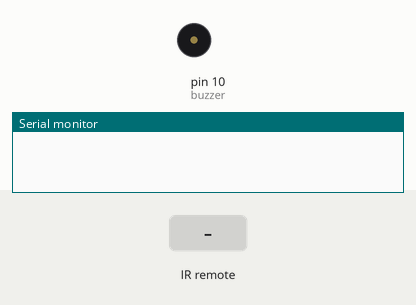
This sketch was run on a simulated Arduino Uno, built with avr-gcc and run on an emulated ATmega328P. On the bench: buzzer (waves = sounding, pin HIGH), the last lines printed to the serial monitor. The inputs (shaded band) are chosen by the test bench.

Above: at 1.2 s.
1.3 s: infrared code 0x1FE48B7 received
At 1.4 s:
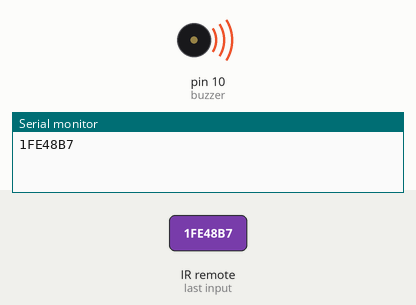
3.0 s: infrared code 0x1FE50AF received
At 4.1 s:
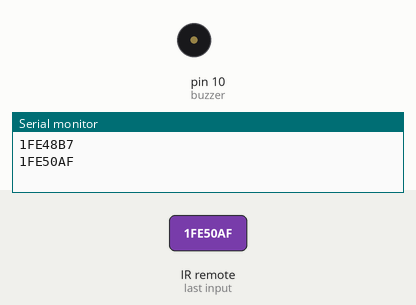
4.5 s: infrared code 0x1FED827 received
At 4.6 s:
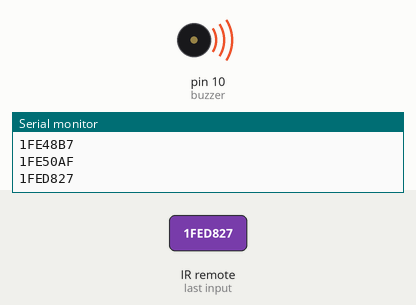
Timing chart, 0 to 7.5 s (numbered marks = the images above; inputs shaded):
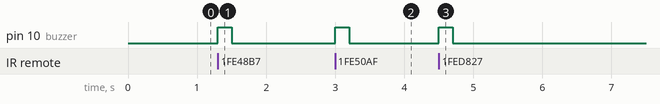

Measured:
- after the input at 1.3 s, pin 10 (buzzer): LOW → HIGH at once, → LOW 0.20 s later
- after the input at 3.0 s, pin 10 (buzzer): LOW → HIGH at once, → LOW 0.20 s later
- after the input at 4.5 s, pin 10 (buzzer): LOW → HIGH at once, → LOW 0.20 s later

The sketch:

irresiver.ino
```cpp
/*    -------------------------------------------------
      +===============================================+
      |  ARDUINO IR-REMOTE HOME AUTOMATION MK1v1      |
      |               (OPENSOURCE)                    |
      |mail me: applemindinventions@gmail.com         |
      +===============================================+
      -------------------------------------------------

*/
#include <IRremote.h>

int RECV_PIN = 12;    //tsop1738 output pin connected to D8
#define buzzer 10  //buzzer conected pin 12

int a = 1;
int b = 1;
int c = 1;
int d = 1;


IRrecv irrecv(RECV_PIN);

decode_results results;

void setup()
{

  pinMode(buzzer, OUTPUT);
  digitalWrite(buzzer, LOW);
  digitalWrite(buzzer, LOW);
  digitalWrite(6, LOW);
  digitalWrite(5, LOW);
  digitalWrite(4, LOW);
  digitalWrite(3, LOW);
  Serial.begin(9600);

  irrecv.enableIRIn();
}

void loop()
{
  if (irrecv.decode(&results))
  {
    Serial.println(results.value, HEX);

    {
      if (results.value == 0x1FE48B7) // paste your hex code

      {
        a++;
        int x = a % 2;
        digitalWrite(7, x);
        digitalWrite(buzzer, HIGH);
        delay(200);
        digitalWrite(buzzer, LOW);
      }
      else if (results.value == 0x1FE50AF) //paste your hex code
      {

        b++;
        int x = b % 2;
        digitalWrite(6, x);
        digitalWrite(buzzer, HIGH);
        delay(200);
        digitalWrite(buzzer, LOW);
      }
      else if (results.value == 0x1FED827) //paste your hex code
      {
        c++;
        int x = c % 2;
        digitalWrite(5, x);
        digitalWrite(buzzer, HIGH);
        delay(200);
        digitalWrite(buzzer, LOW);
      }
      else if (results.value == 0x1FEF807) ///paste your hex code
      {
        b++;
        int x = d % 2;
        digitalWrite(4, x);
        digitalWrite(buzzer, HIGH);
        delay(200);
        digitalWrite(buzzer, HIGH);
      }


      irrecv.resume(); //resume,continue recieving ir-signals
    }
  }
}


/*
  +=================================================================+
  | /////////////////////////////////////////////////////////////// |
  +=================================================================+

*/
```
